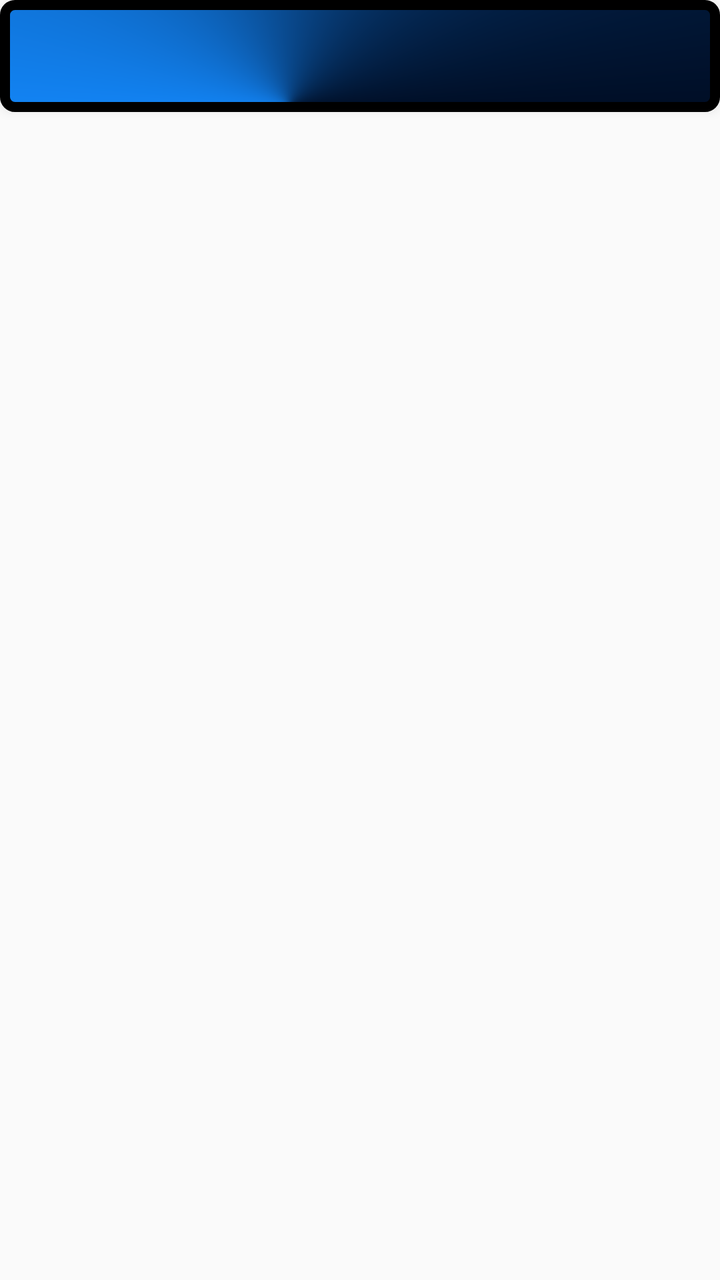
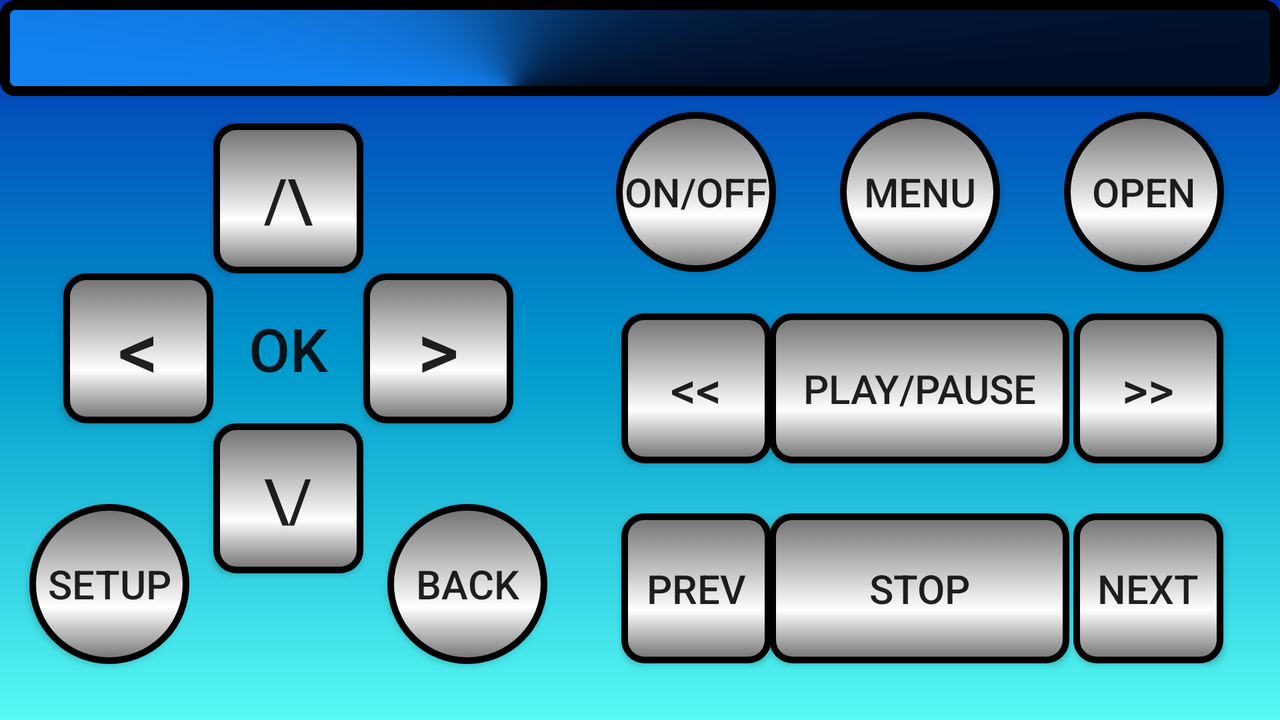

One screen, two layout resources from the same app: the default and the repository's alternative for another configuration. Each is rendered where Android would select it; the XML of both is given below.
<!-- AndroidManifest.xml: application theme AppTheme -->
<!-- res/layout/activity_reciver.xml -->
<?xml version="1.0" encoding="utf-8"?>
<androidx.constraintlayout.widget.ConstraintLayout xmlns:android="http://schemas.android.com/apk/res/android"
    xmlns:tools="http://schemas.android.com/tools"
    android:layout_width="match_parent"
    android:layout_height="match_parent"
    android:background="@drawable/gradient_3"
    tools:context=".Reciver">

    <include
        android:id="@+id/toolbar"
        layout="@layout/toolbar"
        tools:layout_editor_absoluteX="-52dp"
        tools:layout_editor_absoluteY="270dp" />

</androidx.constraintlayout.widget.ConstraintLayout>
<!-- res/layout/toolbar.xml (included above) -->
<?xml version="1.0" encoding="utf-8"?>
<androidx.appcompat.widget.Toolbar xmlns:android="http://schemas.android.com/apk/res/android"
    xmlns:app="http://schemas.android.com/apk/res-auto"
    android:layout_width="match_parent"
    android:layout_height="wrap_content"
    android:background="@drawable/toolbar_background"
    android:elevation="4dp" />
<!-- resources referenced by this layout -->
<resources>
  <!-- drawable toolbar_background (drawable) -->
  <?xml version="1.0" encoding="utf-8"?>
  <shape xmlns:android="http://schemas.android.com/apk/res/android" android:shape="rectangle" >
      <corners
          android:topLeftRadius="5dp"
          android:topRightRadius="5dp"
          android:bottomLeftRadius="5dp"
          android:bottomRightRadius="5dp"
          />
      <gradient
          android:angle="330"
          android:centerX="40%"
          android:centerY="100%"
          android:centerColor="#ff1283f3"
          android:startColor="#ff8799ac"
          android:endColor="#ff000e26"
          android:type="sweep"
          />
      <padding
          android:left="0dp"
          android:top="0dp"
          android:right="0dp"
          android:bottom="0dp"
          />
      <stroke
          android:width="5dp"
          android:color="#ff000000"
          />
  </shape>
  <style name="AppTheme" parent="Theme.AppCompat.Light.NoActionBar">
          
          <item name="colorPrimary">@color/colorPrimary</item>
          <item name="colorPrimaryDark">@color/colorPrimaryDark</item>
          <item name="colorAccent">@color/colorAccent</item>
      </style>
  <color name="colorPrimary">#6200EE</color>
  <color name="colorPrimaryDark">#3700B3</color>
  <color name="colorAccent">#03DAC5</color>
</resources>
<!-- res/layout-land/activity_reciver.xml (the repository's variant of the layout above) -->
<!-- drawn on the phone turned sideways -->
<?xml version="1.0" encoding="utf-8"?>
<androidx.constraintlayout.widget.ConstraintLayout xmlns:android="http://schemas.android.com/apk/res/android"
    xmlns:app="http://schemas.android.com/apk/res-auto"
    xmlns:tools="http://schemas.android.com/tools"
    android:layout_width="match_parent"
    android:layout_height="match_parent"
    android:background="@drawable/gradient_2"
    tools:context=".Reciver">

    <include
        android:id="@+id/toolbar"
        layout="@layout/toolbar"
        tools:layout_editor_absoluteX="-52dp"
        tools:layout_editor_absoluteY="270dp" />

    <Button
        android:id="@+id/reciver_on_off"
        android:layout_width="80dp"
        android:layout_height="80dp"
        android:layout_centerHorizontal="true"
        android:layout_centerVertical="true"
        android:background="@drawable/reciver_round_gray"
        android:text="@string/on_off"
        android:textSize="20sp"
        app:layout_constraintBottom_toBottomOf="parent"
        app:layout_constraintEnd_toEndOf="parent"
        app:layout_constraintHorizontal_bias="0.55"
        app:layout_constraintStart_toStartOf="parent"
        app:layout_constraintTop_toTopOf="parent"
        app:layout_constraintVertical_bias="0.2" />

    <Button
        android:id="@+id/reciver_menu"
        android:layout_width="80dp"
        android:layout_height="80dp"
        android:layout_centerHorizontal="true"
        android:layout_centerVertical="true"
        android:background="@drawable/reciver_round_gray"
        android:text="@string/menu"
        android:textSize="20sp"
        app:layout_constraintBottom_toBottomOf="parent"
        app:layout_constraintEnd_toEndOf="parent"
        app:layout_constraintHorizontal_bias="0.75"
        app:layout_constraintStart_toStartOf="parent"
        app:layout_constraintTop_toTopOf="parent"
        app:layout_constraintVertical_bias="0.2" />

    <Button
        android:id="@+id/reciver_open"
        android:layout_width="80dp"
        android:layout_height="80dp"
        android:layout_centerHorizontal="true"
        android:layout_centerVertical="true"
        android:background="@drawable/reciver_round_gray"
        android:text="@string/open"
        android:textSize="20sp"
        app:layout_constraintBottom_toBottomOf="parent"
        app:layout_constraintEnd_toEndOf="parent"
        app:layout_constraintHorizontal_bias="0.95"
        app:layout_constraintStart_toStartOf="parent"
        app:layout_constraintTop_toTopOf="parent"
        app:layout_constraintVertical_bias="0.2" />

    <Button
        android:id="@+id/reciver_up"
        android:layout_width="75dp"
        android:layout_height="75dp"
        android:layout_centerHorizontal="true"
        android:layout_centerVertical="true"
        android:background="@drawable/reciver_rectangle_gray"
        android:text="@string/control_up"
        android:textSize="30sp"
        app:layout_constraintBottom_toTopOf="@+id/reciver_ok"
        app:layout_constraintEnd_toEndOf="@+id/reciver_ok"
        app:layout_constraintHorizontal_bias="1.0"
        app:layout_constraintStart_toStartOf="@+id/reciver_ok"
        app:layout_constraintTop_toTopOf="parent"
        app:layout_constraintVertical_bias="1.0" />

    <Button
        android:id="@+id/reciver_left"
        android:layout_width="75dp"
        android:layout_height="75dp"
        android:layout_centerHorizontal="true"
        android:layout_centerVertical="true"
        android:background="@drawable/reciver_rectangle_gray"
        android:text="@string/control_left"
        android:textSize="40sp"
        app:layout_constraintBottom_toBottomOf="@+id/reciver_ok"
        app:layout_constraintEnd_toStartOf="@+id/reciver_ok"
        app:layout_constraintHorizontal_bias="1.0"
        app:layout_constraintStart_toStartOf="parent"
        app:layout_constraintTop_toTopOf="@+id/reciver_ok"
        app:layout_constraintVertical_bias="0.0" />

    <Button
        android:id="@+id/reciver_ok"
        android:layout_width="75dp"
        android:layout_height="75dp"
        android:layout_centerHorizontal="true"
        android:layout_centerVertical="true"
        android:background="@drawable/reciver_rectangle_gray_without_border"
        android:text="@android:string/ok"
        android:textSize="30sp"
        app:layout_constraintBottom_toBottomOf="parent"
        app:layout_constraintEnd_toEndOf="parent"
        app:layout_constraintHorizontal_bias="0.189"
        app:layout_constraintStart_toStartOf="parent"
        app:layout_constraintTop_toTopOf="parent"
        app:layout_constraintVertical_bias="0.48" />

    <Button
        android:id="@+id/reciver_right"
        android:layout_width="75dp"
        android:layout_height="75dp"
        android:layout_centerHorizontal="true"
        android:layout_centerVertical="true"
        android:background="@drawable/reciver_rectangle_gray"
        android:text="@string/control_right"
        android:textSize="40sp"
        app:layout_constraintBottom_toBottomOf="@+id/reciver_ok"
        app:layout_constraintEnd_toEndOf="parent"
        app:layout_constraintHorizontal_bias="0.0"
        app:layout_constraintStart_toEndOf="@+id/reciver_ok"
        app:layout_constraintTop_toTopOf="@+id/reciver_ok"
        app:layout_constraintVertical_bias="0.0" />

    <Button
        android:id="@+id/reciver_down"
        android:layout_width="75dp"
        android:layout_height="75dp"
        android:layout_centerHorizontal="true"
        android:layout_centerVertical="true"
        android:background="@drawable/reciver_rectangle_gray"
        android:text="@string/control_down"
        android:textSize="30sp"
        app:layout_constraintBottom_toBottomOf="parent"
        app:layout_constraintEnd_toEndOf="@+id/reciver_ok"
        app:layout_constraintHorizontal_bias="0.0"
        app:layout_constraintStart_toStartOf="@+id/reciver_ok"
        app:layout_constraintTop_toBottomOf="@+id/reciver_ok"
        app:layout_constraintVertical_bias="0.0" />

    <Button
        android:id="@+id/reciver_setup"
        android:layout_width="80dp"
        android:layout_height="80dp"
        android:layout_centerHorizontal="true"
        android:layout_centerVertical="true"
        android:background="@drawable/reciver_round_gray"
        android:text="@string/setup"
        android:textSize="20sp"
        app:layout_constraintBottom_toBottomOf="parent"
        app:layout_constraintEnd_toEndOf="parent"
        app:layout_constraintHorizontal_bias="0.026"
        app:layout_constraintStart_toStartOf="parent"
        app:layout_constraintTop_toTopOf="parent"
        app:layout_constraintVertical_bias="0.9" />

    <Button
        android:id="@+id/reciver_back"
        android:layout_width="80dp"
        android:layout_height="80dp"
        android:layout_centerHorizontal="true"
        android:layout_centerVertical="true"
        android:background="@drawable/reciver_round_gray"
        android:text="@string/back"
        android:textSize="20sp"
        app:layout_constraintBottom_toBottomOf="parent"
        app:layout_constraintEnd_toEndOf="parent"
        app:layout_constraintHorizontal_bias="0.346"
        app:layout_constraintStart_toStartOf="parent"
        app:layout_constraintTop_toTopOf="parent"
        app:layout_constraintVertical_bias="0.9" />

    <Button
        android:id="@+id/reciver_backward"
        android:layout_width="75dp"
        android:layout_height="75dp"
        android:layout_centerHorizontal="true"
        android:layout_centerVertical="true"
        android:background="@drawable/reciver_rectangle_gray"
        android:text="@string/backwards"
        android:textSize="25sp"
        app:layout_constraintBottom_toBottomOf="parent"
        app:layout_constraintEnd_toEndOf="parent"
        app:layout_constraintHorizontal_bias="0.55"
        app:layout_constraintStart_toStartOf="parent"
        app:layout_constraintTop_toTopOf="parent"
        app:layout_constraintVertical_bias="0.55" />

    <Button
        android:id="@+id/reciver_play_pause"
        android:layout_width="150dp"
        android:layout_height="75dp"
        android:layout_centerHorizontal="true"
        android:layout_centerVertical="true"
        android:background="@drawable/reciver_rectangle_gray"
        android:text="@string/play_pause"
        android:textSize="20sp"
        app:layout_constraintBottom_toBottomOf="parent"
        app:layout_constraintEnd_toEndOf="parent"
        app:layout_constraintHorizontal_bias="0.785"
        app:layout_constraintStart_toStartOf="parent"
        app:layout_constraintTop_toTopOf="parent"
        app:layout_constraintVertical_bias="0.55" />

    <Button
        android:id="@+id/reciver_forward"
        android:layout_width="75dp"
        android:layout_height="75dp"
        android:layout_centerHorizontal="true"
        android:layout_centerVertical="true"
        android:background="@drawable/reciver_rectangle_gray"
        android:text="@string/forwards"
        android:textSize="25sp"
        app:layout_constraintBottom_toBottomOf="parent"
        app:layout_constraintEnd_toEndOf="parent"
        app:layout_constraintHorizontal_bias="0.95"
        app:layout_constraintStart_toStartOf="parent"
        app:layout_constraintTop_toTopOf="parent"
        app:layout_constraintVertical_bias="0.55" />

    <Button
        android:id="@+id/reciver_previous"
        android:layout_width="75dp"
        android:layout_height="75dp"
        android:layout_centerHorizontal="true"
        android:layout_centerVertical="true"
        android:background="@drawable/reciver_rectangle_gray"
        android:text="@string/previous"
        android:textSize="20sp"
        app:layout_constraintBottom_toBottomOf="parent"
        app:layout_constraintEnd_toEndOf="parent"
        app:layout_constraintHorizontal_bias="0.55"
        app:layout_constraintStart_toStartOf="parent"
        app:layout_constraintTop_toTopOf="parent"
        app:layout_constraintVertical_bias="0.9" />

    <Button
        android:id="@+id/reciver_stop"
        android:layout_width="150dp"
        android:layout_height="75dp"
        android:layout_centerHorizontal="true"
        android:layout_centerVertical="true"
        android:background="@drawable/reciver_rectangle_gray"
        android:text="@string/stop"
        android:textSize="20sp"
        app:layout_constraintBottom_toBottomOf="parent"
        app:layout_constraintEnd_toEndOf="parent"
        app:layout_constraintHorizontal_bias="0.785"
        app:layout_constraintStart_toStartOf="parent"
        app:layout_constraintTop_toTopOf="parent"
        app:layout_constraintVertical_bias="0.9" />

    <Button
        android:id="@+id/reciver_next"
        android:layout_width="75dp"
        android:layout_height="75dp"
        android:layout_centerHorizontal="true"
        android:layout_centerVertical="true"
        android:background="@drawable/reciver_rectangle_gray"
        android:text="@string/next"
        android:textSize="20sp"
        app:layout_constraintBottom_toBottomOf="parent"
        app:layout_constraintEnd_toEndOf="parent"
        app:layout_constraintHorizontal_bias="0.95"
        app:layout_constraintStart_toStartOf="parent"
        app:layout_constraintTop_toTopOf="parent"
        app:layout_constraintVertical_bias="0.9" />


</androidx.constraintlayout.widget.ConstraintLayout>
<!-- resources referenced by the variant -->
<!-- as the phone turned sideways resolves them -->
<resources>
  <!-- drawable gradient_2 (drawable) -->
  <?xml version="1.0" encoding="utf-8"?>
  <shape xmlns:android="http://schemas.android.com/apk/res/android">
      <gradient
          android:endColor="#0431B4"
          android:startColor="#58FAF4"
          android:angle="90"
          android:centerColor="@color/light_blue"
          />
  
  </shape>
  <!-- drawable reciver_rectangle_gray (drawable) -->
  <?xml version="1.0" encoding="utf-8"?>
  <selector xmlns:android="http://schemas.android.com/apk/res/android">
      <item>
          <shape android:shape="rectangle">
              <size android:width="100dp"
                  android:height="100dp"/>
              <corners
                  android:radius="10dp"/>
              <gradient
              android:angle="90"
              android:centerX="35%"
              android:centerColor="#FFFFFF"
              android:startColor="#707070"
              android:endColor="#707070"
              android:type="linear" />
              <stroke android:width="10px" android:color="#000000" />
          </shape>
      </item>
  </selector>
  <!-- drawable reciver_round_gray (drawable) -->
  <?xml version="1.0" encoding="utf-8"?>
  <selector xmlns:android="http://schemas.android.com/apk/res/android">
      <item>
          <shape android:shape="oval">
              <size android:width="100dp"
                  android:height="100dp"/>
              <gradient
                  android:angle="90"
                  android:centerX="35%"
                  android:centerColor="#FFFFFF"
                  android:startColor="#707070"
                  android:endColor="#707070"
                  android:type="linear"/>
              <stroke android:width="10px" android:color="#000000" />
          </shape>
      </item>
  </selector>
  <!-- drawable toolbar_background (drawable) -->
  <?xml version="1.0" encoding="utf-8"?>
  <shape xmlns:android="http://schemas.android.com/apk/res/android" android:shape="rectangle" >
      <corners
          android:topLeftRadius="5dp"
          android:topRightRadius="5dp"
          android:bottomLeftRadius="5dp"
          android:bottomRightRadius="5dp"
          />
      <gradient
          android:angle="330"
          android:centerX="40%"
          android:centerY="100%"
          android:centerColor="#ff1283f3"
          android:startColor="#ff8799ac"
          android:endColor="#ff000e26"
          android:type="sweep"
          />
      <padding
          android:left="0dp"
          android:top="0dp"
          android:right="0dp"
          android:bottom="0dp"
          />
      <stroke
          android:width="5dp"
          android:color="#ff000000"
          />
  </shape>
  <string name="back">back</string>
  <string name="backwards">&lt;&lt;</string>
  <string name="control_down">\\/</string>
  <string name="control_left">&lt;</string>
  <string name="control_right">&gt;</string>
  <string name="control_up">/\\</string>
  <string name="forwards">&gt;&gt;</string>
  <string name="menu">Menu</string>
  <string name="next">next</string>
  
      //television
  <string name="on_off">On/Off</string>
  <string name="open">Open</string>
  <string name="play_pause">play/pause</string>
  <string name="previous">prev</string>
  <string name="setup">setup</string>
  <string name="stop">stop</string>
  <style name="AppTheme" parent="Theme.AppCompat.Light.NoActionBar">
          
          <item name="colorPrimary">@color/colorPrimary</item>
          <item name="colorPrimaryDark">@color/colorPrimaryDark</item>
          <item name="colorAccent">@color/colorAccent</item>
      </style>
  <color name="light_blue">#0099cc</color>
  <color name="colorPrimary">#6200EE</color>
  <color name="colorPrimaryDark">#3700B3</color>
  <color name="colorAccent">#03DAC5</color>
</resources>
